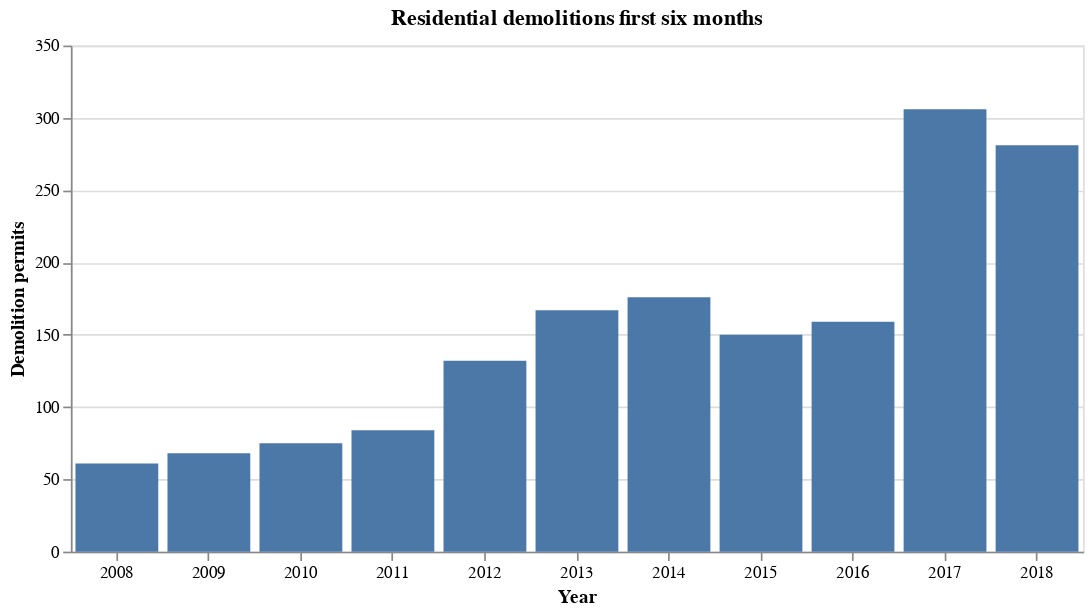

Source (notebook cell):
### Code cell
# make chart
alt.Chart(six_months_data.reset_index(), title="Residential demolitions first six months").mark_bar().encode(
    x=alt.X("Year:O", axis=alt.Axis(title="Year", labelAngle=0)),
    y=alt.Y("Count:Q", axis=alt.Axis(title="Demolition permits")),
).properties(width=600)

### Figure 1 — Vega-Lite specification as saved in the notebook (floating-point values rounded to 4 significant figures)
{"$schema": "https://vega.github.io/schema/vega-lite/v2.4.1.json", "config": {"view": {"height": 300, "width": 400}}, "data": {"values": [{"Count": 306, "Year": "2017", "index": 0}, {"Count": 281, "Year": "2018", "index": 1}, {"Count": 176, "Year": "2014", "index": 2}, {"Count": 167, "Year": "2013", "index": 3}, {"Count": 159, "Year": "2016", "index": 4}, {"Count": 150, "Year": "2015", "index": 5}, {"Count": 132, "Year": "2012", "index": 6}, {"Count": 84, "Year": "2011", "index": 7}, {"Count": 75, "Year": "2010", "index": 8}, {"Count": 68, "Year": "2009", "index": 9}, {"Count": 61, "Year": "2008", "index": 10}]}, "encoding": {"x": {"axis": {"labelAngle": 0, "title": "Year"}, "field": "Year", "type": "ordinal"}, "y": {"axis": {"title": "Demolition permits"}, "field": "Count", "type": "quantitative"}}, "mark": "bar", "title": "Residential demolitions first six months", "width": 600}
